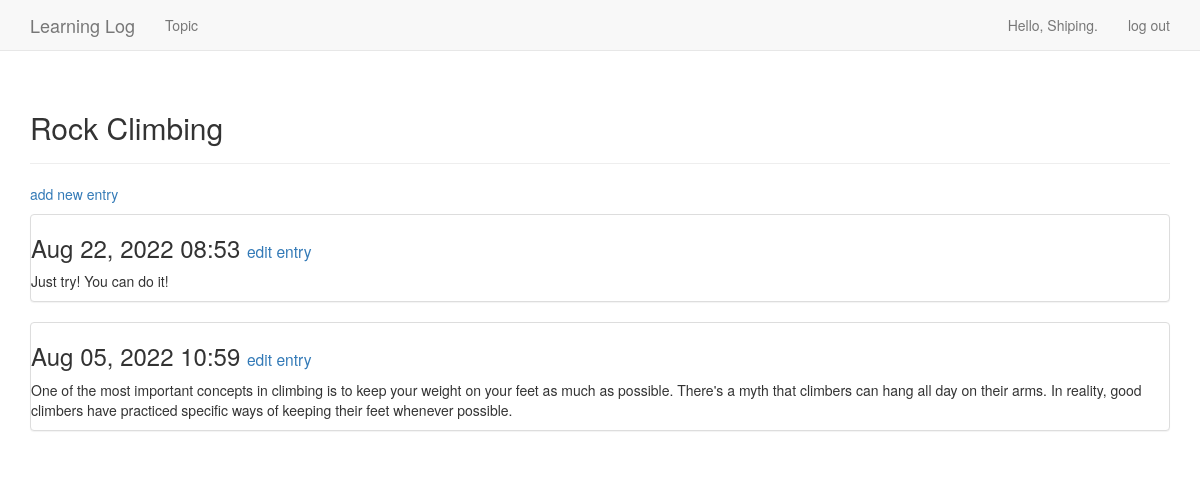
The page /topics/2/ (signed in) on the database its author committed.
### learning_logs/models.py (models this page shows, shortened)
class Topic(models.Model):
    text = models.CharField(max_length= 200)
    date_added = models.DateTimeField(auto_now_add= True)
    owner = models.ForeignKey(User,on_delete=models.CASCADE)
    def __str__(self):
        return self.text

class Entry(models.Model):
    topic = models.ForeignKey(Topic, on_delete=models.CASCADE)
    text = models.TextField()
    date_added = models.DateTimeField(auto_now_add=True)
    class Meta:
        verbose_name_plural = 'entries'

### learning_logs/views.py (the view)
# urls.py: re_path(r'^topics/(?P<topic_id>\d+)/$', views.topic, name='topic'),
@login_required
def topic(request, topic_id):
    topic = Topic.objects.get(id=topic_id)
    check_topic_owner(request,topic)
    entries = topic.entry_set.order_by('-date_added')
    context = {'topic': topic, 'entries': entries}
    return render(request, 'learning_logs/topic.html', context)

### learning_logs/views.py (called while the page is built)
def check_topic_owner(request, topic):
    if topic.owner != request.user:
        raise Http404

### learning_logs/templates/learning_logs/topic.html
{% extends 'learning_logs/base.html' %}
{% block header %}
  <h2>{{ topic }}</h2>
{% endblock header %}
{% block content %}
  <p>
    <a href="{% url 'learning_logs:new_entry' topic.id %}">add new entry</a>
  </p>
  {% for entry in entries %}
    <div class="panel panel-default">
      <div class="panel_heading">
        <h3>
          {{ entry.date_added|date:'M d, Y H:i' }}
          <small>
            <a href="{% url 'learning_logs:edit_entry' entry.id %}">
              edit entry
            </a>
          </small>
        </h3>
      </div>
      <div class="panel_body">
        {{ entry.text|linebreaks }}
      </div>
    </div>
  {% empty %}
    There are no entries for this topic yet.
  {% endfor %}
{% endblock content %}

### learning_logs/templates/learning_logs/base.html (shortened to what this page needs)
<!DOCTYPE html>
{% load bootstrap3 %}
<html lang="en">
  <head>
    {% bootstrap_css %}
  </head>
  <body>
    <nav class="navbar navbar-default navbar-static-top">
      <div class="container">
        <div class="navbar-header">
          <a class="navbar-brand" href="{% url 'learning_logs:index' %}">
            Learning Log
          </a>
        </div>
        <div id="navbar" class="navbar-collapse collapse">
          <ul class="nav navbar-nav">
            <li><a href="{% url 'learning_logs:topics' %}">Topic</a></li>
          </ul>
          <ul class="nav navbar-nav navbar-right">
            {% if user.is_authenticated %}
              <li><a>Hello, {{ user.username }}.</a></li>
              <li><a href="{% url 'users:logout' %}">log out</a> </li>
            {% else %}
              <li><a href="{% url 'users:register' %}">register</a></li>
              <li><a href="{% url 'users:login' %}">log in</a></li>
            {% endif %}
          </ul>
        </div>
      </div>
    </nav>
    <div class="container">
      <div class="page-header">
        {% block header %}{% endblock header %}
      </div>
      <div>
        {% block content %}{% endblock content %}
      </div>
    </div>
  </body>
</html>

### rows shown on the page
Topic: text "Rock Climbing"
Entry: date_added "Aug 22, 2022 08:53", text "Just try! You can do it!"
Entry: date_added "Aug 05, 2022 10:59", text "One of the most important concepts in climbing is to keep your weight on your feet as much as possible. There's a myth that climbers can hang all day on their arms. In reality, good climbers have practiced specific ways of keeping their feet whenever possible."

### other values the page prints
{{ user.username }} "Shiping"
